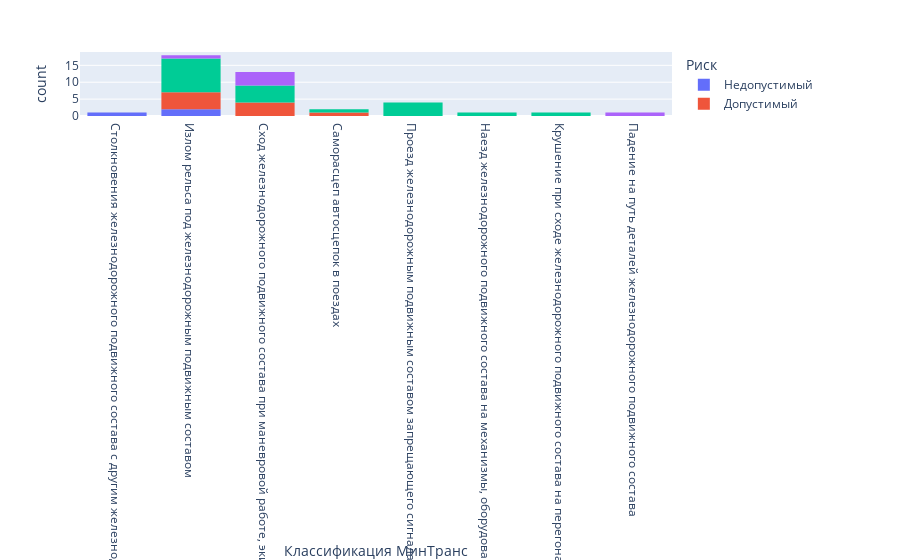

Write notebook code for a chart like this one.
### Code cell
import plotly.express as px
#df = px.data.tips()
fig = px.histogram(df, x="Классификация МинТранс", color="Риск")
fig.show()

### Figure 1 — Plotly figure (JSON) as saved in the notebook; plotly's stock layout.template omitted (floating-point values rounded to 4 significant figures)
{"data": [{"alignmentgroup": "True", "bingroup": "x", "hovertemplate": "Риск=Недопустимый<br>Классификация МинТранс=%{x}<br>count=%{y}<extra></extra>", "legendgroup": "Недопустимый", "marker": {"color": "#636efa", "pattern": {"shape": ""}}, "name": "Недопустимый", "offsetgroup": "Недопустимый", "orientation": "v", "showlegend": true, "type": "histogram", "x": ["Столкновения железнодорожного подвижного состава с другим железнодорожным подвижным составом при маневровой работе, экипировке или других передвижениях, не имеющие последствий крушений и аварий", "Излом рельса под железнодорожным подвижным составом", "Излом рельса под железнодорожным подвижным составом"], "xaxis": "x", "yaxis": "y"}, {"alignmentgroup": "True", "bingroup": "x", "hovertemplate": "Риск=Допустимый<br>Классификация МинТранс=%{x}<br>count=%{y}<extra></extra>", "legendgroup": "Допустимый", "marker": {"color": "#EF553B", "pattern": {"shape": ""}}, "name": "Допустимый", "offsetgroup": "Допустимый", "orientation": "v", "showlegend": true, "type": "histogram", "x": ["Излом рельса под железнодорожным подвижным составом", "Излом рельса под железнодорожным подвижным составом", "Сход железнодорожного подвижного состава при маневровой работе, экипировке или других передвижениях, не имеющие последствий крушений и аварий", "Сход железнодорожного подвижного состава при маневровой работе, экипировке или других передвижениях, не имеющие последствий крушений и аварий", "Сход железнодорожного подвижного состава при маневровой работе, экипировке или других передвижениях, не имеющие последствий крушений и аварий", "Сход железнодорожного подвижного состава при маневровой работе, экипировке или других передвижениях, не имеющие последствий крушений и аварий", "Излом рельса под железнодорожным подвижным составом", "Излом рельса под железнодорожным подвижным составом", "Излом рельса под железнодорожным подвижным составом", "Саморасцеп автосцепок в поездах"], "xaxis": "x", "yaxis": "y"}, {"alignmentgroup": "True", "bingroup": "x", "hovertemplate": "Риск=Нежелательный<br>Классификация МинТранс=%{x}<br>count=%{y}<extra></extra>", "legendgroup": "Нежелательный", "marker": {"color": "#00cc96", "pattern": {"shape": ""}}, "name": "Нежелательный", "offsetgroup": "Нежелательный", "orientation": "v", "showlegend": true, "type": "histogram", "x": ["Излом рельса под железнодорожным подвижным составом", "Излом рельса под железнодорожным подвижным составом", "Излом рельса под железнодорожным подвижным составом", "Сход железнодорожного подвижного состава при маневровой работе, экипировке или других передвижениях, не имеющие последствий крушений и аварий", "Излом рельса под железнодорожным подвижным составом", "Саморасцеп автосцепок в поездах", "Проезд железнодорожным подвижным составом запрещающего сигнала светофора", "Сход железнодорожного подвижного состава при маневровой работе, экипировке или других передвижениях, не имеющие последствий крушений и аварий", "Сход железнодорожного подвижного состава при маневровой работе, экипировке или других передвижениях, не имеющие последствий крушений и аварий", "Излом рельса под железнодорожным подвижным составом", "Проезд железнодорожным подвижным составом запрещающего сигнала светофора", "Излом рельса под железнодорожным подвижным составом", "Излом рельса под железнодорожным подвижным составом", "Проезд железнодорожным подвижным составом запрещающего сигнала светофора", "Наезд железнодорожного подвижного состава на механизмы, оборудование и посторонние предметы (объекты)", "Сход железнодорожного подвижного состава при маневровой работе, экипировке или других передвижениях, не имеющие последствий крушений и аварий", "Сход железнодорожного подвижного состава при маневровой работе, экипировке или других передвижениях, не имеющие последствий крушений и аварий", "Проезд железнодорожным подвижным составом запрещающего сигнала светофора", "Излом рельса под железнодорожным подвижным составом", "Излом рельса под железнодорожным подвижным составом", "Излом рельса под железнодорожным подвижным составом", "Крушение при сходе железнодорожного подвижного состава на перегонах и станциях при поездной работе в результате которых поврежден железнодорожный подвижной состав до степени исключения из инвентаря"], "xaxis": "x", "yaxis": "y"}, {"alignmentgroup": "True", "bingroup": "x", "hovertemplate": "Риск=Не принимаемый в расчет<br>Классификация МинТранс=%{x}<br>count=%{y}<extra></extra>", "legendgroup": "Не принимаемый в расчет", "marker": {"color": "#ab63fa", "pattern": {"shape": ""}}, "name": "Не принимаемый в расчет", "offsetgroup": "Не принимаемый в расчет", "orientation": "v", "showlegend": true, "type": "histogram", "x": ["Сход железнодорожного подвижного состава при маневровой работе, экипировке или других передвижениях, не имеющие последствий крушений и аварий", "Сход железнодорожного подвижного состава при маневровой работе, экипировке или других передвижениях, не имеющие последствий крушений и аварий", "Сход железнодорожного подвижного состава при маневровой работе, экипировке или других передвижениях, не имеющие последствий крушений и аварий", "Излом рельса под железнодорожным подвижным составом", "Сход железнодорожного подвижного состава при маневровой работе, экипировке или других передвижениях, не имеющие последствий крушений и аварий", "Падение на путь деталей железнодорожного подвижного состава"], "xaxis": "x", "yaxis": "y"}], "layout": {"barmode": "relative", "legend": {"title": {"text": "Риск"}, "tracegroupgap": 0}, "margin": {"t": 60}, "xaxis": {"anchor": "y", "domain": [0, 1], "title": {"text": "Классификация МинТранс"}}, "yaxis": {"anchor": "x", "domain": [0, 1], "title": {"text": "count"}}}}
